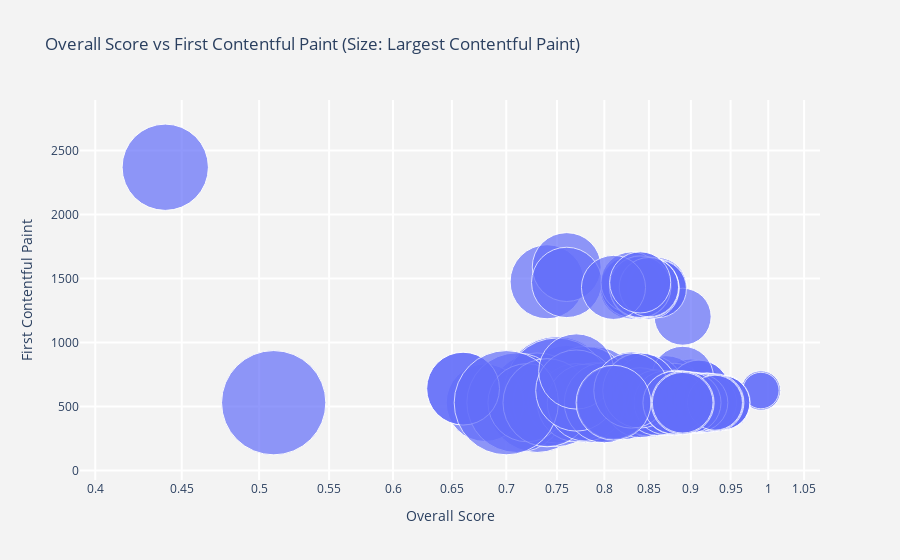

Notebook code cell kept with this figure:
### Code cell
data['size'] = data['largest_contentful_paint'] / 100

fig = go.Figure(data=go.Scatter(
    x=data['overall_score'],
    y=data['first_contentful_paint'],
    mode='markers',
    marker=dict(
        size=data['size'],
        sizemode='area',
        sizeref=0.01,
        sizemin=4
    ),
    text=data['url'],
))

fig.update_layout(
    title='Overall Score vs First Contentful Paint (Size: Largest Contentful Paint)',
    xaxis=dict(
        title='Overall Score',
        gridcolor='white',
        type='log',
        gridwidth=2,
    ),
    yaxis=dict(
        title='First Contentful Paint',
        gridcolor='white',
        gridwidth=2,
    ),
    paper_bgcolor='rgb(243, 243, 243)',
    plot_bgcolor='rgb(243, 243, 243)',
)

# Save plot
plot_filename = "../../fam-report-site/public/Web-Analytics/bubble_chart.html"
pio.write_html(fig, plot_filename)
fig.show()

### Figure 1 — Plotly figure (JSON) as saved in the notebook; plotly's stock layout.template omitted (floating-point values rounded to 4 significant figures; data arrays with more than 128 entries replaced by an {"elided": "..."} marker saying what was removed)
{"data": [{"marker": {"size": {"elided": "225 float values"}, "sizemin": 4, "sizemode": "area", "sizeref": 0.01}, "mode": "markers", "text": {"elided": "225 str values"}, "type": "scatter", "x": {"elided": "225 float values"}, "y": {"elided": "225 float values"}}], "layout": {"paper_bgcolor": "rgb(243, 243, 243)", "plot_bgcolor": "rgb(243, 243, 243)", "title": {"text": "Overall Score vs First Contentful Paint (Size: Largest Contentful Paint)"}, "xaxis": {"gridcolor": "white", "gridwidth": 2, "title": {"text": "Overall Score"}, "type": "log"}, "yaxis": {"gridcolor": "white", "gridwidth": 2, "title": {"text": "First Contentful Paint"}}}}
